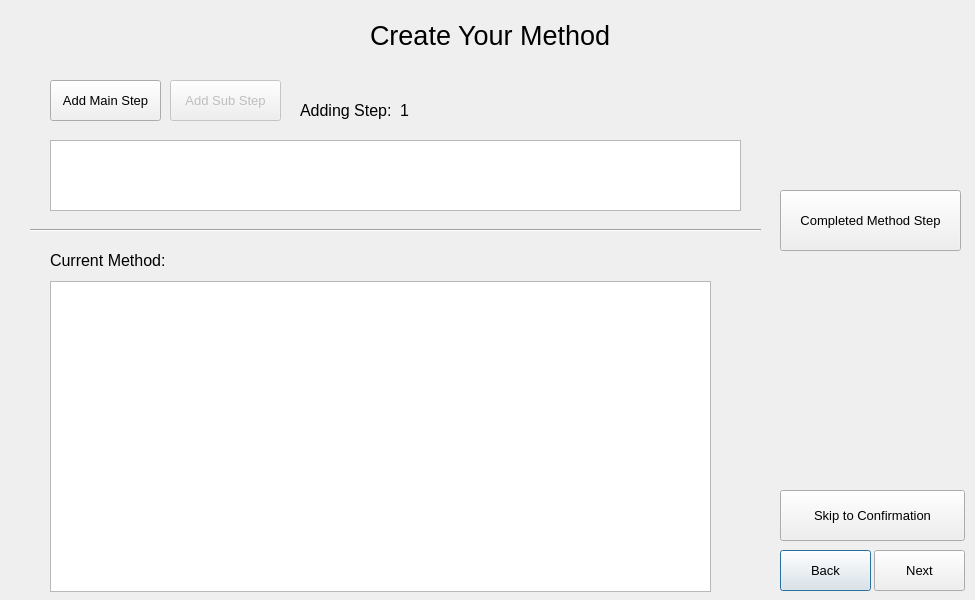
<?xml version="1.0" encoding="UTF-8"?>
<ui version="4.0">
 <class>creating_method</class>
 <widget class="QDialog" name="creating_method">
  <property name="geometry">
   <rect>
    <x>0</x>
    <y>0</y>
    <width>975</width>
    <height>600</height>
   </rect>
  </property>
  <property name="windowTitle">
   <string>Dialog</string>
  </property>
  <widget class="QPushButton" name="btn_back">
   <property name="geometry">
    <rect>
     <x>780</x>
     <y>550</y>
     <width>91</width>
     <height>41</height>
    </rect>
   </property>
   <property name="font">
    <font>
     <pointsize>10</pointsize>
    </font>
   </property>
   <property name="text">
    <string>Back</string>
   </property>
  </widget>
  <widget class="QPushButton" name="btn_next">
   <property name="geometry">
    <rect>
     <x>874</x>
     <y>550</y>
     <width>91</width>
     <height>41</height>
    </rect>
   </property>
   <property name="font">
    <font>
     <pointsize>10</pointsize>
    </font>
   </property>
   <property name="text">
    <string>Next</string>
   </property>
  </widget>
  <widget class="QLabel" name="lb_create_your_method">
   <property name="geometry">
    <rect>
     <x>370</x>
     <y>10</y>
     <width>241</width>
     <height>51</height>
    </rect>
   </property>
   <property name="font">
    <font>
     <family>MS Shell Dlg 2</family>
     <pointsize>20</pointsize>
     <weight>50</weight>
     <bold>false</bold>
    </font>
   </property>
   <property name="text">
    <string>Create Your Method</string>
   </property>
  </widget>
  <widget class="QTextBrowser" name="txt_current_method">
   <property name="geometry">
    <rect>
     <x>50</x>
     <y>281</y>
     <width>661</width>
     <height>311</height>
    </rect>
   </property>
   <property name="font">
    <font>
     <underline>true</underline>
    </font>
   </property>
  </widget>
  <widget class="Line" name="line_4">
   <property name="geometry">
    <rect>
     <x>30</x>
     <y>220</y>
     <width>731</width>
     <height>20</height>
    </rect>
   </property>
   <property name="orientation">
    <enum>Qt::Horizontal</enum>
   </property>
  </widget>
  <widget class="QLabel" name="lbl_current_method">
   <property name="geometry">
    <rect>
     <x>50</x>
     <y>250</y>
     <width>181</width>
     <height>20</height>
    </rect>
   </property>
   <property name="font">
    <font>
     <pointsize>12</pointsize>
    </font>
   </property>
   <property name="text">
    <string>Current Method:</string>
   </property>
  </widget>
  <widget class="QPushButton" name="btn_add_method_step">
   <property name="geometry">
    <rect>
     <x>780</x>
     <y>190</y>
     <width>181</width>
     <height>61</height>
    </rect>
   </property>
   <property name="font">
    <font>
     <pointsize>10</pointsize>
    </font>
   </property>
   <property name="text">
    <string>Completed Method Step</string>
   </property>
  </widget>
  <widget class="QPlainTextEdit" name="txt_step_box">
   <property name="geometry">
    <rect>
     <x>50</x>
     <y>140</y>
     <width>691</width>
     <height>71</height>
    </rect>
   </property>
  </widget>
  <widget class="QPushButton" name="btn_add_main_step">
   <property name="geometry">
    <rect>
     <x>50</x>
     <y>80</y>
     <width>111</width>
     <height>41</height>
    </rect>
   </property>
   <property name="palette">
    <palette>
     <active>
      <colorrole role="Button">
       <brush brushstyle="SolidPattern">
        <color alpha="255">
         <red>170</red>
         <green>255</green>
         <blue>0</blue>
        </color>
       </brush>
      </colorrole>
      <colorrole role="NoRole">
       <brush brushstyle="SolidPattern">
        <color alpha="255">
         <red>255</red>
         <green>255</green>
         <blue>255</blue>
        </color>
       </brush>
      </colorrole>
     </active>
     <inactive>
      <colorrole role="Button">
       <brush brushstyle="SolidPattern">
        <color alpha="255">
         <red>240</red>
         <green>240</green>
         <blue>240</blue>
        </color>
       </brush>
      </colorrole>
      <colorrole role="NoRole">
       <brush brushstyle="SolidPattern">
        <color alpha="255">
         <red>0</red>
         <green>0</green>
         <blue>0</blue>
        </color>
       </brush>
      </colorrole>
     </inactive>
     <disabled>
      <colorrole role="Button">
       <brush brushstyle="SolidPattern">
        <color alpha="255">
         <red>240</red>
         <green>240</green>
         <blue>240</blue>
        </color>
       </brush>
      </colorrole>
      <colorrole role="NoRole">
       <brush brushstyle="SolidPattern">
        <color alpha="255">
         <red>0</red>
         <green>0</green>
         <blue>0</blue>
        </color>
       </brush>
      </colorrole>
     </disabled>
    </palette>
   </property>
   <property name="font">
    <font>
     <pointsize>10</pointsize>
    </font>
   </property>
   <property name="text">
    <string>Add Main Step</string>
   </property>
   <property name="flat">
    <bool>false</bool>
   </property>
  </widget>
  <widget class="QPushButton" name="btn_add_sub_step">
   <property name="enabled">
    <bool>false</bool>
   </property>
   <property name="geometry">
    <rect>
     <x>170</x>
     <y>80</y>
     <width>111</width>
     <height>41</height>
    </rect>
   </property>
   <property name="font">
    <font>
     <pointsize>10</pointsize>
    </font>
   </property>
   <property name="text">
    <string>Add Sub Step</string>
   </property>
  </widget>
  <widget class="QLabel" name="lbl_adding_step">
   <property name="geometry">
    <rect>
     <x>300</x>
     <y>100</y>
     <width>101</width>
     <height>20</height>
    </rect>
   </property>
   <property name="font">
    <font>
     <pointsize>12</pointsize>
    </font>
   </property>
   <property name="text">
    <string>Adding Step:</string>
   </property>
  </widget>
  <widget class="QLabel" name="lbl_step_number">
   <property name="geometry">
    <rect>
     <x>400</x>
     <y>100</y>
     <width>71</width>
     <height>20</height>
    </rect>
   </property>
   <property name="font">
    <font>
     <pointsize>12</pointsize>
    </font>
   </property>
   <property name="text">
    <string>1</string>
   </property>
  </widget>
  <widget class="QPushButton" name="btn_skip_to_confirmation">
   <property name="geometry">
    <rect>
     <x>780</x>
     <y>490</y>
     <width>185</width>
     <height>51</height>
    </rect>
   </property>
   <property name="font">
    <font>
     <pointsize>10</pointsize>
    </font>
   </property>
   <property name="text">
    <string>Skip to Confirmation</string>
   </property>
  </widget>
 </widget>
 <resources/>
 <connections/>
</ui>
